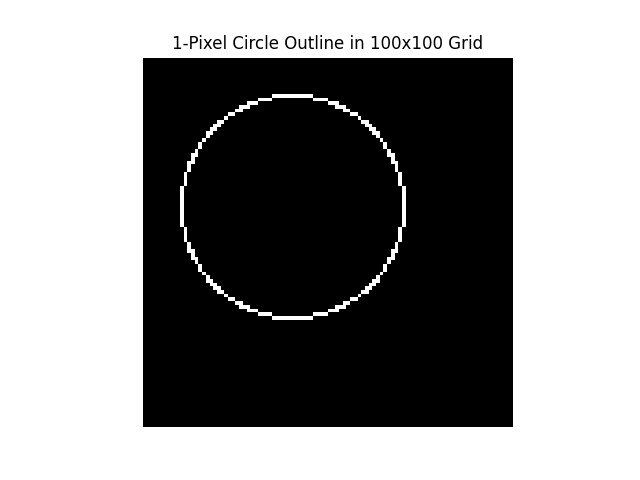

The script that saved this image:
import numpy as np
import matplotlib.pyplot as plt

# Grid size
width, height = 100, 100

# Circle parameters
center_x, center_y = width // 2.5, height // 2.5
radius = 30

# Create the grid (start with all black)
grid = np.zeros((height, width))

# Compute distance from center
y_indices, x_indices = np.indices((height, width))
distance = np.sqrt((x_indices - center_x)**2 + (y_indices - center_y)**2)

# Mark the outline (only where rounded distance equals radius)
grid[np.round(distance) == radius] = 1

# Display the result
plt.imshow(grid, cmap='gray', interpolation='nearest')
plt.axis('off')
plt.title("1-Pixel Circle Outline in 100x100 Grid")
plt.show()

np.save('circle_outline.npy', grid)
print("Circle grid saved to 'circle_outline.npy'")